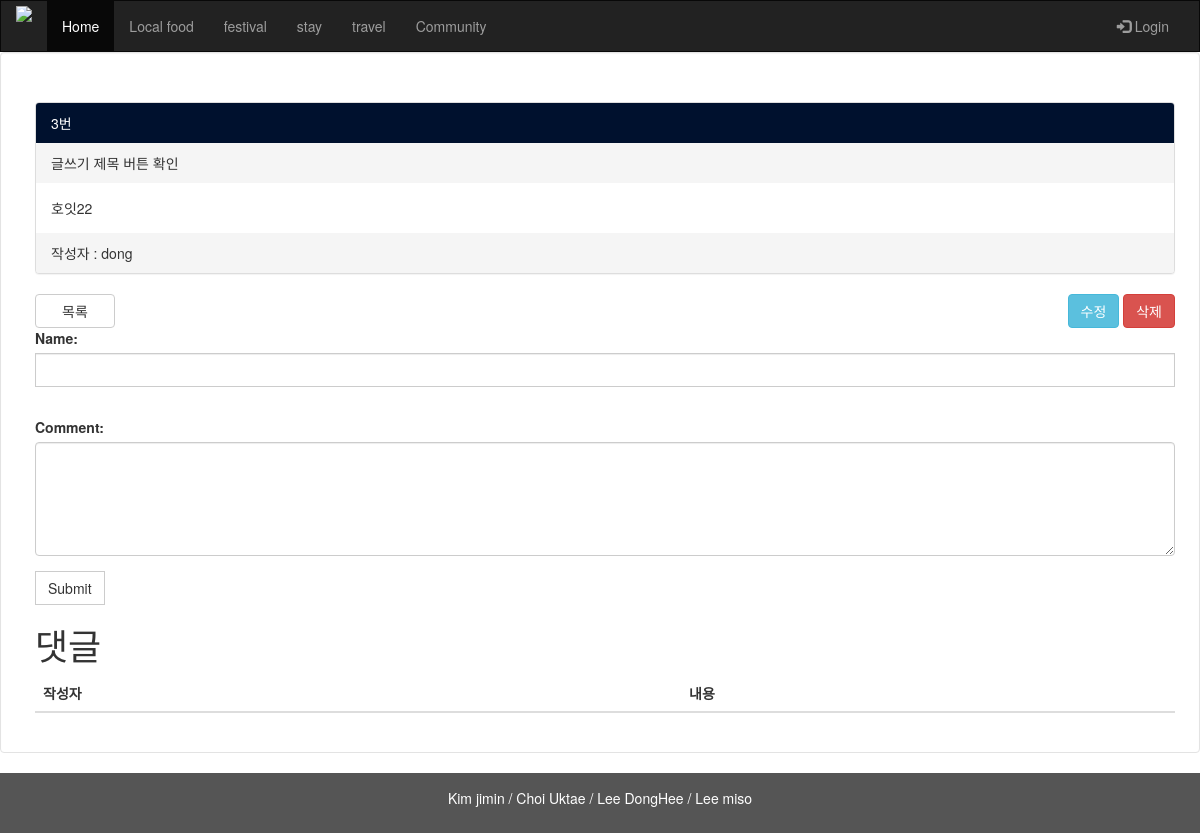
/commu/detail/3/, run on an earlier commit of the app's database.
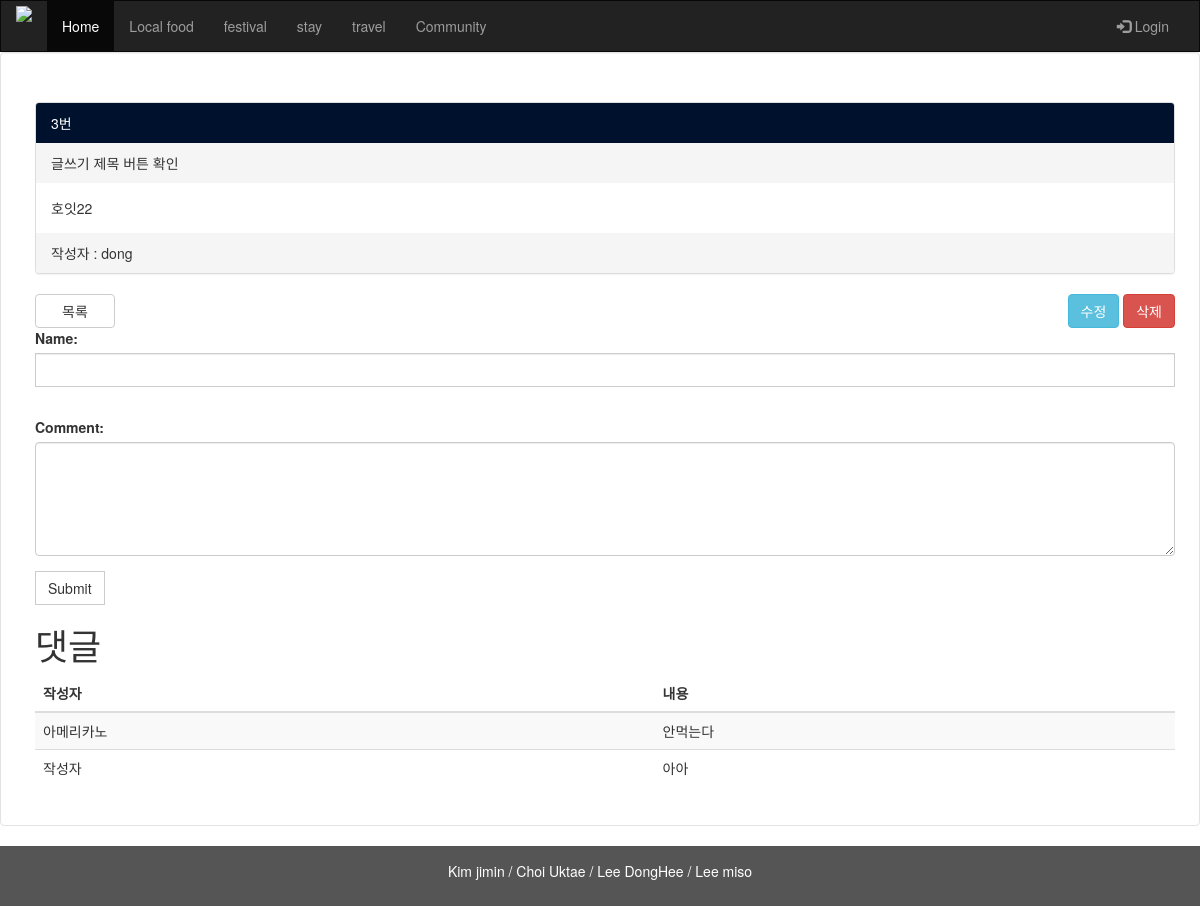
And on a later commit of the database.
### user/models.py (models this page shows)
class Board(models.Model):
    title = models.CharField(max_length=100)
    content = models.CharField(max_length=1000)
    id1 = models.ForeignKey(User, on_delete=models.CASCADE)

class User(models.Model):
    id1 = models.CharField(max_length=10)
    pwd = models.CharField(max_length=10)
    name = models.CharField(max_length=10)

class Comment(models.Model):
    title_num = models.ForeignKey(Board, on_delete=models.CASCADE)
    name = models.CharField(max_length=20)
    content = models.CharField(max_length=500)

### mini_project/views.py (the view)
# urls.py: path('commu/detail/<int:id>/', views.detail),
def detail(request, id):
    board = Board.objects.get(id=id)
    comment = Comment.objects.filter(title_num = board)
    context = {
        'board' : board,
        'comment' : comment
    }
    return render(request, 'detail.html', context)

### templates/detail.html (shortened to what this page needs)
{% extends 'base.html' %}
{% block content %}
<div class="well" style="background-color: white;">
    <div class="container" style='margin-top:30px;'>
        <div class="panel-group">
            <div class="panel panel-default">
                <div class="panel-heading" style='background-color: rgb(0, 17, 46); color: white; '>
                    {{ board.id }}번
                </div>
                <div class="panel-heading">{{ board.title }}</div>
                <div class="panel-body">{{ board.content }}</div>
                <div class="panel-footer">작성자 : {{ board.id1.name }}</div>
            </div>
        </div>
    </div>
    <div class="container text-right">
        <a href='/commu/list/' class="btn btn-default" id="list" style="float: left; width: 80px;">목록</a>
        <a href='/commu/update/{{ board.id }}' class="btn btn-info" id="update">수정</a>
        <a href='/commu/delete/{{ board.id }}/' class="btn btn-danger" id="delete">삭제</a>
    </div>
    <div class="container">
        <form action="/commu/datgle/" method="POST">
            <div class="form-group">
                <label for="name">Name:</label>
                <input type="text" class="form-control" id="name" name="name" style="z-index:1;position:relative;display:block; opacity: 1;border-radius: 0px;">
            </div>
            <div class="form-group" style='margin-top:30px;'>
                <label for="comment">Comment:</label>
                <textarea class="form-control" rows="5" id="comment" name="comment"></textarea>
            </div>
            <div class="form-group">
                <input type="submit" class="btn btn-default" style="z-index:1;position:relative;display:block; opacity: 1;border-radius: 0px;">
            </div>
        </form>
        <h1>댓글</h1>
        <table class="table table-striped">
            <thead>
                <tr>
                    <th>작성자</th><th>내용</th>
                </tr>
            </thead>
            <tbody>
        {% for cc in comment %}
                <tr>
                    <td>{{ cc.name }}</td>
                    <td>{{ cc.content }}</td>
                </tr>
        {% endfor %}
    </tbody>
        </table>
    </div>
</div>
{% endblock %}

### templates/base.html (shortened to what this page needs)
<!DOCTYPE html>
<html lang="kr">
<head>
  <link rel="stylesheet" href="https://maxcdn.bootstrapcdn.com/bootstrap/3.4.1/css/bootstrap.min.css">
</head>
<body>
  <nav class="navbar navbar-inverse">
    <div class="container-fluid">
      <div class="navbar-header">
        <a class="navbar-brand" href="/" style="padding-top: 5px;"><img src='https://ifh.cc/g/raZeN4.png'
            style="height: 40px;"></a>
      </div>
      <div class="collapse navbar-collapse" id="myNavbar">
        <ul class="nav navbar-nav">
          <li class="active"><a href="/">Home</a></li>
          <li><a href="/food/">Local food</a></li>
          <li><a href="/festival/">festival</a></li>
          <li><a href="/stay/">stay</a></li>
          <li><a href="/exp/">travel</a></li>
          <li><a href="/commu/list/">Community</a></li>
        </ul>
        <ul class="nav navbar-nav navbar-right">
          {% if request.session.id1 %}
          <li>
            <a href="/signout/">
              {{ request.session.name }} 님 반갑습니다.<span class="glyphicon glyphicon-log-out"></span> Logout
            </a>
          </li>
          {% else %}
          <li>
            <a href="/signin/">
              <span class="glyphicon glyphicon-log-in"></span> Login
            </a>
          </li>
          {% endif %}
        </ul>
      </div>
    </div>
  </nav>
  {% block content %}
  {% endblock %}
  <footer class="container-fluid text-center">
    <p>Kim jimin  /
      Choi Uktae  /
      Lee DongHee  /
      Lee miso
    </p>
  </footer>
</body>
</html>

### templates/base.html (style rules this page uses)
.navbar { margin-bottom: 0; border-radius: 0; }
footer { background-color: #555; color: white; padding: 15px; }
input { position: absolute; opacity: 0; z-index: -1; }
ul,li { list-style:none; padding: 0; }

What changed in the data, as far as the page shows it:
added Comment: name "아메리카노", content "안먹는다"
added Comment: name "작성자", content "아아"
